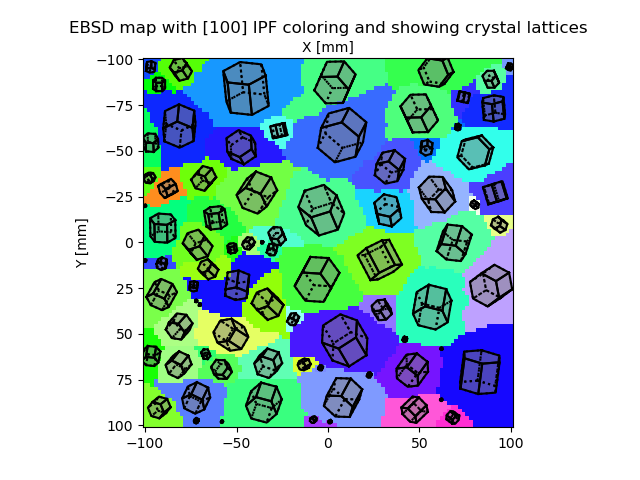

Reproduce this figure in Python.
import os
from pymicro.crystal.microstructure import Microstructure
from pymicro.crystal.lattice import HklPlane
#from pymicro.examples import PYMICRO_EXAMPLES_DATA_DIR
import pathlib as pl 

from matplotlib import pyplot as plt, image

'''
Plot an EBSD map for Titanium with IPF color and crystal lattices.
'''
PYMICRO_EXAMPLES_DATA_DIR = "../data" 
m = Microstructure(os.path.join(PYMICRO_EXAMPLES_DATA_DIR, 'Ti_ebsd_demo_data.h5'))
fig, ax = m.view_slice(color='ipf', axis=[1, 0, 0], show_lattices=True, display=False)
ax.set_title('EBSD map with [100] IPF coloring and showing crystal lattices')

image_name = os.path.splitext(__file__)[0] + '.png'
print('writing %s' % image_name)
plt.savefig(image_name, format='png')
del m

image.thumbnail(image_name, 'thumb_' + image_name, 0.2)
